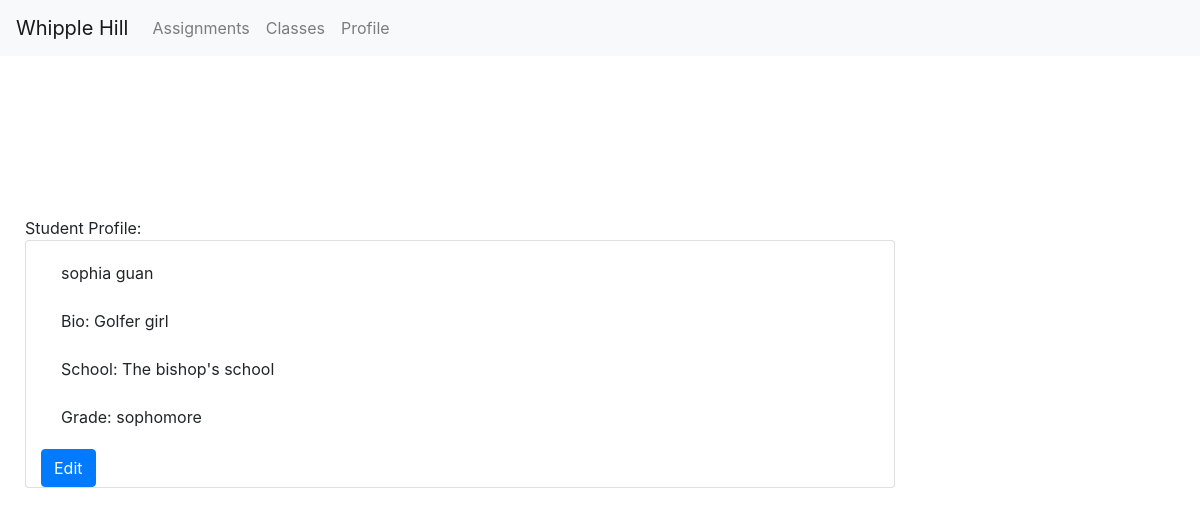
/profile/sophia (signed in), run on the app's committed database.
### assignments/models.py (models this page shows)
class StudentProfile(models.Model):
    user = models.OneToOneField(
    User,
    on_delete=models.CASCADE,
    primary_key=True
    )
    name = models.TextField(default="", blank=True)
    bio = models.TextField(default="", blank=True)
    school= models.TextField(default="", blank=True)
    FRESHMAN = 'FR'
    SOPHOMORE = 'SO'
    JUNIOR = 'JR'
    SENIOR = 'SR'
    GRADE_CHOICES = [
        (FRESHMAN, 'Freshman'),
        (SOPHOMORE, 'Sophomore'),
        (JUNIOR, 'Junior'),
        (SENIOR, 'Senior'),
    ]
    year_in_school = models.CharField(max_length=2,choices=GRADE_CHOICES,default=FRESHMAN,)

### assignments/views.py (the view, shortened to what this page needs)
# urls.py: path('profile/<username>',views.ProfileView.as_view(),name='profile'),
class ProfileView(View):
    def get(self,request,username):
        user = User.objects.get(username = username)
        try:
            profile = StudentProfile.objects.get(user=user)
        except StudentProfile.DoesNotExist:
            profile = None
        context = {'profile': profile,
        'user': user,
        'authenticated': request.user
        }
        return render(request, 'assignments/profile.html', context)

### assignments/templates/assignments/profile.html (shortened to what this page needs)
<!DOCTYPE html>
<html>
<html lang = "en">
<head>
  <link rel="stylesheet" href="https://maxcdn.bootstrapcdn.com/bootstrap/4.5.2/css/bootstrap.min.css">
  <link rel="stylesheet" href = "style.css">
</head>
  <nav class="navbar navbar-expand-sm bg-light navbar-light fixed-top">
    <a class="navbar-brand" href="{% url 'index' %}">
      Whipple Hill
    </a>
    <div class="collapse navbar-collapse" id="collapsibleNavbar">
      <ul class="navbar-nav">
      {% if user.is_authenticated %}
        <li class="nav-item">
          <a class="nav-link" href="{% url 'assignments' user.username %}">
            Assignments
          </a>
        </li>
        <li class="nav-item">
            <a class="nav-link" href="{% url 'classes' user.username %}">
              Classes
            </a>
        </li>
        <li class="nav-item">
            <a class="nav-link" href= "{% url 'profile' user.username %}">
              Profile
            </a>
        </li>
      {% endif %}
      </ul>
    </div>
  </nav>
  <br></br>
  <br></br>
  <body>
    <div class = "col-xl-12 col-lg-12 col-md-12 col-sm-12">
      Student Profile:
      {% if profile == None %}
        <p> No user profile found </p>
      {% else %}
      <div class = "card col-xl-9 col-lg-9 col-md-9 col-sm-12">
        <div class="caption card-body">
          {{profile.name}}
          <br></br>
          Bio: {{profile.bio}}
          <br></br>
          School: {{profile.school}}
          <br></br>
          Grade: {{profile.year_in_school}}
      </div>
      {% endif %}
      {% if authenticated == user %}
        {% if profile == None %}
        <form method = 'POST' action='{% url "create" user.username %}'>
          {% csrf_token %}
          <button type="submit" class="btn btn-info"> Create Profile </button>
        </form>
        {% else %}
        <form method = 'POST' action='{% url "edit" user.username %}'>
        <button type="submit" class = "btn btn-primary"> Edit </button>
        </form>
      {% endif %}
    {% endif %}
  </body>
</html>

### assignments/templates/assignments/style.css (style rules this page uses)
body { padding-top: 120px; margin-left: 10px }

### data on the page
StudentProfile: name "sophia guan", bio "Golfer girl", school "The bishop's school", year_in_school "sophomore"
